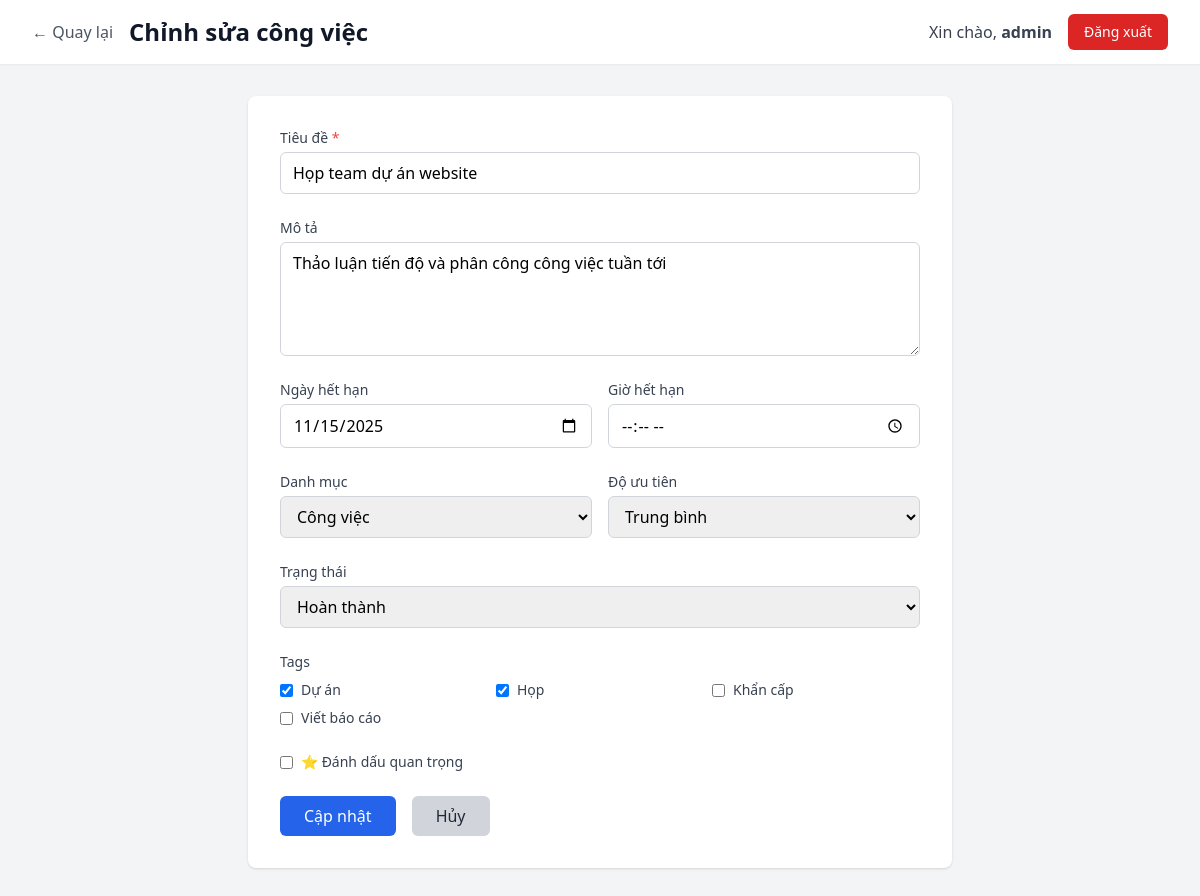
The page /public/dashboard/tasks/edit.php?id=2 (signed in) on the database its author committed.
### tables this page shows
CREATE TABLE `tasks` (
  `id` int(10) UNSIGNED NOT NULL,
  `user_id` int(10) UNSIGNED NOT NULL,
  `category_id` int(10) UNSIGNED DEFAULT NULL,
  `title` varchar(255) NOT NULL,
  `description` text DEFAULT NULL,
  `due_date` date DEFAULT NULL,
  `due_time` time DEFAULT NULL,
  `priority` enum('low','medium','high','urgent') DEFAULT 'medium',
  `status` enum('pending','in_progress','completed','cancelled') DEFAULT 'pending',
  `is_important` tinyint(1) DEFAULT 0 COMMENT 'Đánh dấu quan trọng (starred)',
  `completed_at` datetime DEFAULT NULL,
  `display_order` int(11) DEFAULT 0 COMMENT 'Thứ tự hiển thị (cho drag & drop)',
  `created_at` timestamp NOT NULL DEFAULT current_timestamp(),
  `updated_at` timestamp NOT NULL DEFAULT current_timestamp() ON UPDATE current_timestamp()
);

CREATE TABLE `categories` (
  `id` int(10) UNSIGNED NOT NULL,
  `user_id` int(10) UNSIGNED NOT NULL,
  `name` varchar(50) NOT NULL,
  `color` varchar(7) DEFAULT '#3B82F6' COMMENT 'Mã màu hex (ví dụ: #3B82F6)',
  `icon` varchar(50) DEFAULT NULL COMMENT 'Tên icon (nếu dùng icon library)',
  `display_order` int(11) DEFAULT 0,
  `created_at` timestamp NOT NULL DEFAULT current_timestamp(),
  `updated_at` timestamp NOT NULL DEFAULT current_timestamp() ON UPDATE current_timestamp()
);

CREATE TABLE `tags` (
  `id` int(10) UNSIGNED NOT NULL,
  `user_id` int(10) UNSIGNED NOT NULL,
  `name` varchar(50) NOT NULL,
  `color` varchar(7) DEFAULT '#6B7280' COMMENT 'Mã màu hex',
  `created_at` timestamp NOT NULL DEFAULT current_timestamp()
);

### src/Helpers/Session.php (called while the page is built, shortened)
<?php
class Session {
    public static function get($key, $default = null) {
        return $_SESSION[$key] ?? $default;
    }
}

### config/database.php (called while the page is built, shortened)
<?php
class Database {
    private static $instance = null;
    private $pdo;
    private function __construct() {
        try {
            $dsn = "mysql:host=" . DB_HOST . ";dbname=" . DB_NAME . ";charset=" . DB_CHARSET;
            $options = [
                PDO::ATTR_ERRMODE => PDO::ERRMODE_EXCEPTION,
                PDO::ATTR_DEFAULT_FETCH_MODE => PDO::FETCH_ASSOC,
                PDO::ATTR_EMULATE_PREPARES => false,
            ];
            $this->pdo = new PDO($dsn, DB_USER, DB_PASS, $options);
        } catch (PDOException $e) {
            die("Database connection failed: " . $e->getMessage());
        }
    }
    public static function getInstance() {
        if (self::$instance === null) {
            self::$instance = new self();
        }
        return self::$instance;
    }
    public function getConnection() {
        return $this->pdo;
    }
}
function getDB() {
    return Database::getInstance()->getConnection();
}

### src/Models/Task.php (called while the page is built, shortened)
<?php
require_once __DIR__ . '/../../config/database.php';
class Task {
    private $pdo;
    public function __construct() {
        $this->pdo = getDB();
    }
    public function findByIdAndUserId($taskId, $userId) {
        $stmt = $this->pdo->prepare("
            SELECT t.*, c.name AS category_name, c.color AS category_color
            FROM tasks t
            LEFT JOIN categories c ON t.category_id = c.id
            WHERE t.id = ? AND t.user_id = ?
        ");
        $stmt->execute([$taskId, $userId]);
        return $stmt->fetch();
    }
    public function getTaskTags($taskId) {
        $stmt = $this->pdo->prepare("
            SELECT tg.* FROM tags tg
            INNER JOIN task_tags tt ON tg.id = tt.tag_id
            WHERE tt.task_id = ?
        ");
        $stmt->execute([$taskId]);
        return $stmt->fetchAll();
    }
}

### src/Models/Category.php (called while the page is built, shortened)
<?php
require_once __DIR__ . '/../../config/database.php';
class Category {
    private $pdo;
    public function __construct() {
        $this->pdo = getDB();
    }
    public function getAllByUserId($userId) {
        $stmt = $this->pdo->prepare("
            SELECT * FROM categories
            WHERE user_id = ?
            ORDER BY display_order ASC, name ASC
        ");
        $stmt->execute([$userId]);
        return $stmt->fetchAll();
    }
}

### src/Models/Tag.php (called while the page is built, shortened)
<?php
require_once __DIR__ . '/../../config/database.php';
class Tag {
    private $pdo;
    public function __construct() {
        $this->pdo = getDB();
    }
    public function getAllByUserId($userId) {
        $stmt = $this->pdo->prepare("
            SELECT * FROM tags
            WHERE user_id = ?
            ORDER BY name ASC
        ");
        $stmt->execute([$userId]);
        return $stmt->fetchAll();
    }
}

### public/dashboard/tasks/edit.php (the view, shortened to what this page needs)
<?php
require_once __DIR__ . '/../../../src/Models/Task.php';
require_once __DIR__ . '/../../../src/Models/Category.php';
require_once __DIR__ . '/../../../src/Models/Tag.php';
require_once __DIR__ . '/../../../src/Helpers/Session.php';
$userId = Session::get('user_id');
$username = Session::get('username');
$taskId = $_GET['id'] ?? null;
$taskModel = new Task();
$task = $taskModel->findByIdAndUserId($taskId, $userId);
$categoryModel = new Category();
$categories = $categoryModel->getAllByUserId($userId);
$tagModel = new Tag();
$tags = $tagModel->getAllByUserId($userId);
$currentTags = $taskModel->getTaskTags($taskId);
$currentTagIds = array_column($currentTags, 'id');
$errors = [];
if ($_SERVER['REQUEST_METHOD'] === 'POST') {
    $title = trim($_POST['title'] ?? '');
    $description = trim($_POST['description'] ?? '');
    $dueDate = $_POST['due_date'] ?? null;
    $dueTime = $_POST['due_time'] ?? null;
    $status = $_POST['status'] ?? 'pending';
    $categoryId = $_POST['category_id'] ?? null;
    $priority = $_POST['priority'] ?? 'medium';
    $isImportant = isset($_POST['is_important']) ? 1 : 0;
    $tagIds = $_POST['tag_ids'] ?? [];
    if (empty($title)) {
        $errors['title'] = 'Vui lòng nhập tiêu đề công việc';
    }
    if (!in_array($status, ['pending', 'in_progress', 'completed', 'cancelled'])) {
        $status = 'pending';
    }
    if (!in_array($priority, ['low', 'medium', 'high', 'urgent'])) {
        $priority = 'medium';
    }
    if ($dueDate && !strtotime($dueDate)) {
        $errors['due_date'] = 'Ngày không hợp lệ';
    }
    if (empty($errors)) {
        if ($taskModel->update($taskId, $userId, $title, $description ?: null, $dueDate ?: null, $dueTime ?: null, $status, $categoryId ?: null, $priority, $isImportant)) {
            $taskModel->attachTags($taskId, $tagIds);
            Session::setFlash('success', 'Cập nhật công việc thành công!');
            header('Location: ../index.php');
            exit;
        } else {
            $errors['general'] = 'Có lỗi xảy ra. Vui lòng thử lại.';
        }
    }
} else {
    $title = $task['title'];
    $description = $task['description'] ?? '';
    $dueDate = $task['due_date'] ?? '';
    $dueTime = $task['due_time'] ?? '';
    $status = $task['status'];
    $categoryId = $task['category_id'] ?? null;
    $priority = $task['priority'] ?? 'medium';
    $isImportant = $task['is_important'] ?? 0;
}
?>
<!DOCTYPE html>
<html lang="vi">
<head>
    <script src="https://cdn.tailwindcss.com"></script>
</head>
<body class="bg-gray-100 min-h-screen">
    <nav class="bg-white shadow-sm">
        <div class="max-w-7xl mx-auto px-4 sm:px-6 lg:px-8">
            <div class="flex justify-between h-16">
                <div class="flex items-center">
                    <a href="../index.php" class="text-gray-600 hover:text-gray-900 mr-4">← Quay lại</a>
                    <h1 class="text-2xl font-bold text-gray-900">Chỉnh sửa công việc</h1>
                </div>
                <div class="flex items-center space-x-4">
                    <span class="text-gray-700">Xin chào, <strong><?php echo htmlspecialchars($username); ?></strong></span>
                    <a href="../../logout.php" class="bg-red-600 hover:bg-red-700 text-white px-4 py-2 rounded-md text-sm font-medium">
                        Đăng xuất
                    </a>
                </div>
            </div>
        </div>
    </nav>
    <div class="max-w-3xl mx-auto px-4 sm:px-6 lg:px-8 py-8">
        <div class="bg-white rounded-lg shadow p-8">
            <form method="POST" action="" class="space-y-6">
                <div>
                    <label for="title" class="block text-sm font-medium text-gray-700">Tiêu đề <span class="text-red-500">*</span></label>
                    <input type="text" id="title" name="title" required
                           class="mt-1 block w-full border border-gray-300 rounded-md px-3 py-2 focus:outline-none focus:ring-blue-500 focus:border-blue-500 <?php echo isset($errors['title']) ? 'border-red-500' : ''; ?>"
                           value="<?php echo htmlspecialchars($title); ?>"
                           placeholder="Nhập tiêu đề công việc">
                </div>
                <div>
                    <label for="description" class="block text-sm font-medium text-gray-700">Mô tả</label>
                    <textarea id="description" name="description" rows="4"
                              class="mt-1 block w-full border border-gray-300 rounded-md px-3 py-2 focus:outline-none focus:ring-blue-500 focus:border-blue-500"
                              placeholder="Nhập mô tả chi tiết (tùy chọn)"><?php echo htmlspecialchars($description); ?></textarea>
                </div>
                <div class="grid grid-cols-1 md:grid-cols-2 gap-4">
                    <div>
                        <label for="due_date" class="block text-sm font-medium text-gray-700">Ngày hết hạn</label>
                        <input type="date" id="due_date" name="due_date"
                               class="mt-1 block w-full border border-gray-300 rounded-md px-3 py-2 focus:outline-none focus:ring-blue-500 focus:border-blue-500 <?php echo isset($errors['due_date']) ? 'border-red-500' : ''; ?>"
                               value="<?php echo htmlspecialchars($dueDate); ?>">
                    </div>
                    <div>
                        <label for="due_time" class="block text-sm font-medium text-gray-700">Giờ hết hạn</label>
                        <input type="time" id="due_time" name="due_time"
                               class="mt-1 block w-full border border-gray-300 rounded-md px-3 py-2 focus:outline-none focus:ring-blue-500 focus:border-blue-500"
                               value="<?php echo htmlspecialchars($dueTime); ?>">
                    </div>
                </div>
                <div class="grid grid-cols-1 md:grid-cols-2 gap-4">
                    <div>
                        <label for="category_id" class="block text-sm font-medium text-gray-700">Danh mục</label>
                        <select id="category_id" name="category_id"
                                class="mt-1 block w-full border border-gray-300 rounded-md px-3 py-2 focus:outline-none focus:ring-blue-500 focus:border-blue-500">
                            <?php foreach ($categories as $cat): ?>
                                <option value="<?php echo $cat['id']; ?>" <?php echo $categoryId == $cat['id'] ? 'selected' : ''; ?>>
                                    <?php echo htmlspecialchars($cat['name']); ?>
                                </option>
                            <?php endforeach; ?>
                        </select>
                    </div>
                    <div>
                        <label for="priority" class="block text-sm font-medium text-gray-700">Độ ưu tiên</label>
                        <select id="priority" name="priority"
                                class="mt-1 block w-full border border-gray-300 rounded-md px-3 py-2 focus:outline-none focus:ring-blue-500 focus:border-blue-500">
                            <option value="medium" <?php echo $priority === 'medium' ? 'selected' : ''; ?>>Trung bình</option>
                        </select>
                    </div>
                </div>
                <div>
                    <label for="status" class="block text-sm font-medium text-gray-700">Trạng thái</label>
                    <select id="status" name="status"
                            class="mt-1 block w-full border border-gray-300 rounded-md px-3 py-2 focus:outline-none focus:ring-blue-500 focus:border-blue-500">
                        <option value="completed" <?php echo $status === 'completed' ? 'selected' : ''; ?>>Hoàn thành</option>
                    </select>
                </div>
                <div>
                    <label class="block text-sm font-medium text-gray-700 mb-2">Tags</label>
                    <div class="grid grid-cols-2 md:grid-cols-3 gap-2">
                        <?php foreach ($tags as $tag): ?>
                            <label class="flex items-center space-x-2 cursor-pointer">
                                <input type="checkbox" name="tag_ids[]" value="<?php echo $tag['id']; ?>"
                                       class="rounded border-gray-300 text-blue-600 focus:ring-blue-500"
                                       <?php echo in_array($tag['id'], $currentTagIds) ? 'checked' : ''; ?>>
                                <span class="text-sm text-gray-700"><?php echo htmlspecialchars($tag['name']); ?></span>
                            </label>
                        <?php endforeach; ?>
                    </div>
                </div>
                <div>
                    <label class="flex items-center space-x-2 cursor-pointer">
                        <input type="checkbox" name="is_important" value="1"
                               class="rounded border-gray-300 text-yellow-600 focus:ring-yellow-500"
                               <?php echo $isImportant ? 'checked' : ''; ?>>
                        <span class="text-sm font-medium text-gray-700">⭐ Đánh dấu quan trọng</span>
                    </label>
                </div>
                <div class="flex space-x-4">
                    <button type="submit" class="bg-blue-600 hover:bg-blue-700 text-white px-6 py-2 rounded-md font-medium">
                        Cập nhật
                    </button>
                    <a href="../index.php" class="bg-gray-300 hover:bg-gray-400 text-gray-800 px-6 py-2 rounded-md font-medium">
                        Hủy
                    </a>
                </div>
            </form>
        </div>
    </div>
</body>
</html>

### rows shown on the page
tasks: title "Họp team dự án website", description "Thảo luận tiến độ và phân công công việc tuần tới", due_date "11/15/2025", category_id "Công việc", priority "Trung bình", status "Hoàn thành"
tags: id "☑", name "Dự án"
tags: id "☑", name "Họp"
tags: name "Khẩn cấp"
tags: name "Viết báo cáo"

### other values the page prints
$username "admin"
